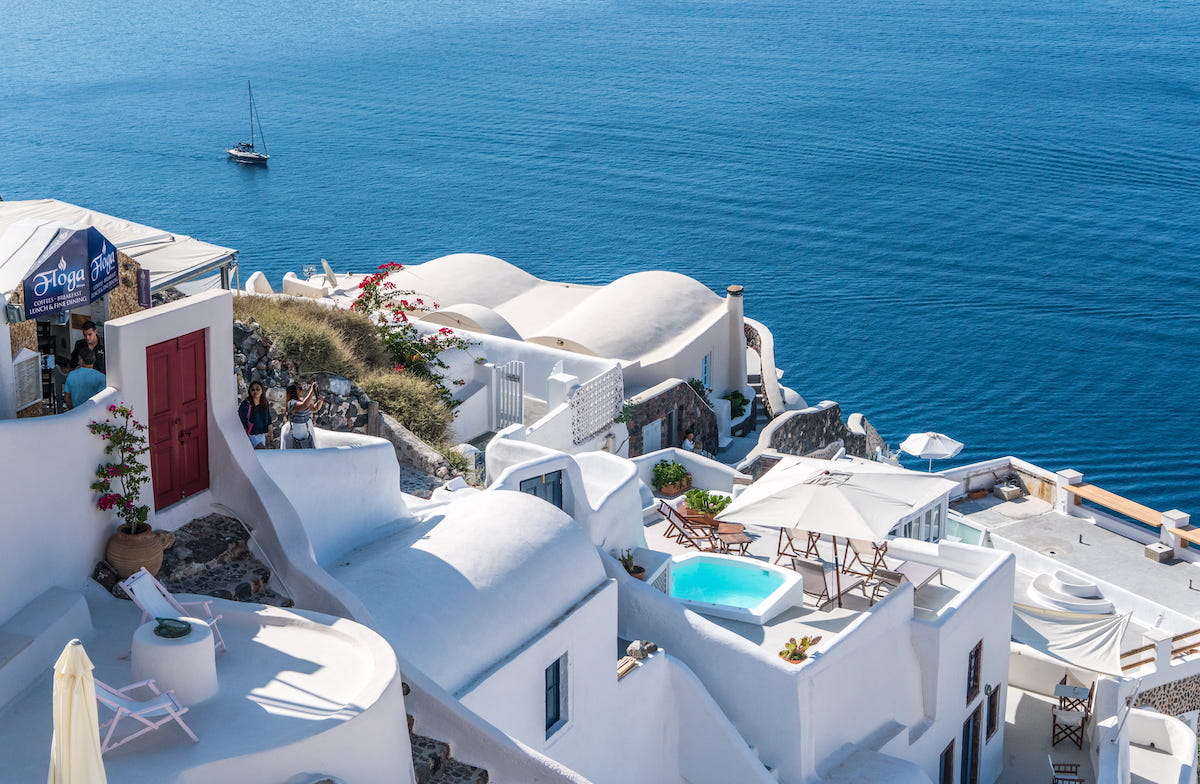
//> input picture pikrepo.com.jpg, 1200 x 784 px
$ ./laplacian   (built with g++ and OpenCV 4)
//> lines starting //> are read from the running program, lines starting //| are printed output that depends on the picture
#include <iostream>
#include <cmath>
#include "opencv2/core.hpp"
#include "opencv2/imgcodecs.hpp"
#include "opencv2/imgproc.hpp"
#include "opencv2/highgui.hpp"

using namespace std;
using namespace cv;

// calculate Laplacian
Mat calcKernel(int size, float sigma)
{
    int ctr = size / 2;
    float sum = 0;
    Mat mat = Mat::zeros(Size(size, size), CV_32F);
    // by default, matrix is stored in 1d array
    float *ptr = mat.ptr<float>(0);
    for (int i = 0; i < size * size; i++)
    {
        // calculate kernel pixel value based on x,y
        int x = i % size;
        int y = i / size;
        float e_pow = -(pow(x - ctr, 2) + pow(y - ctr, 2) + .0) / (2 * pow(sigma, 2));
        float LoG = pow(M_E, e_pow) * 4 * (pow(x - ctr, 2) + pow(y - ctr, 2)) / (2 * M_PI * pow(sigma, 2));
        // assign to the kernel
        ptr[i] = LoG;
        sum += LoG;
    }
    cout << "sum: " << sum << endl;
    // normalize the kernel by divide each pixel by the sum
    // since we didn't move ptr, it always point to the head of the array
    for (int i = 0; i < size * size; i++)
    {
        *ptr++ = *ptr / sum;
    }
    return mat;
}

int main()
{
    Mat img = imread("pikrepo.com.jpg", IMREAD_GRAYSCALE);
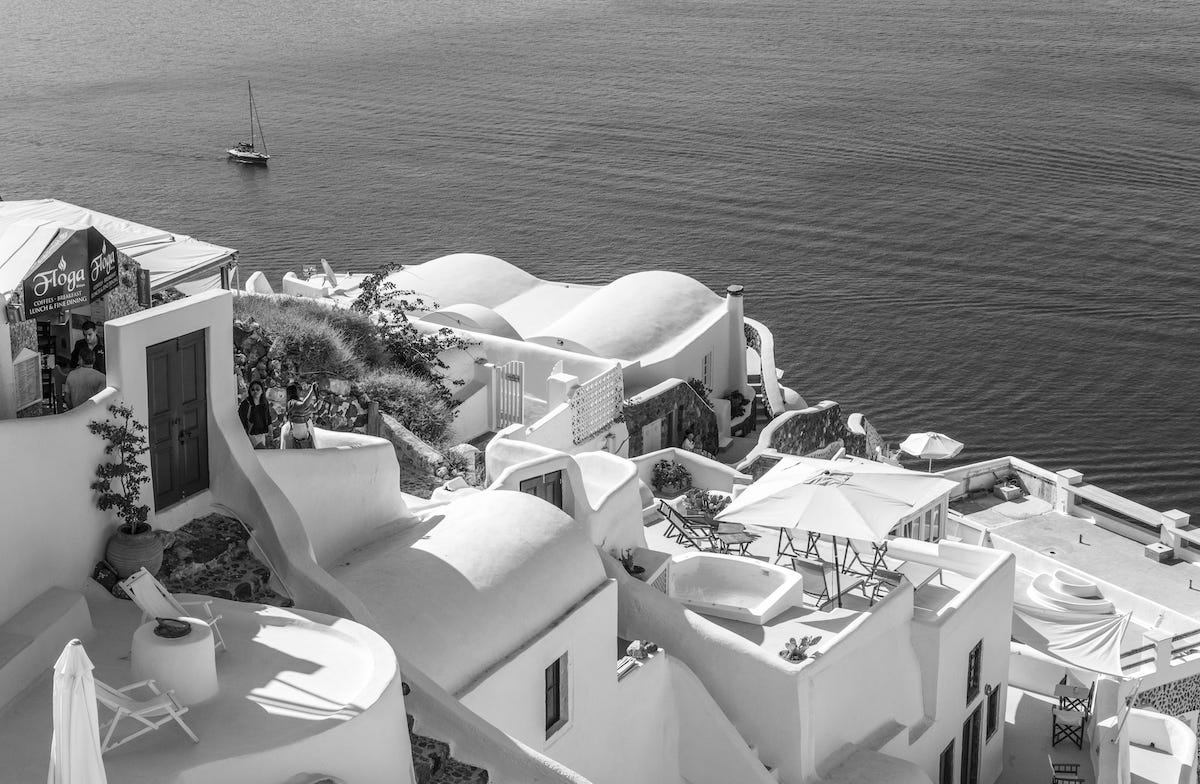
//> img: 784 rows x 1200 cols, CV_8UC1; min 0, max 255, mean 136.3
    imshow("original", img);
    cout << "depth: " << img.depth() << ", channels: " << img.channels() << endl;
//| depth: 0, channels: 1

    Mat kernel = calcKernel(5, 3);
    // the values calculated is between 0 and 1 (float), imshow will automatically map them into [0:255]. Since the values are typically small, it'll be shown as almost black
    cout << kernel << endl;
    Mat nkernel;
    normalize(kernel, nkernel, 0, 1, NORM_MINMAX);
    // to show the kernel better, we normalize those value [0,1] into [min,max]
    Mat bigkernel;
    resize(nkernel, bigkernel, Size(500, 500), 0, 0, INTER_NEAREST);
    imshow("minmax_kernel", bigkernel);
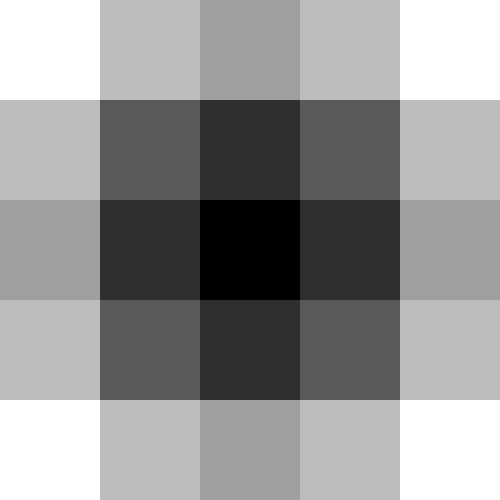
//> window 'minmax_kernel': 500 rows x 500 cols, CV_8UC1; min 0, max 255, mean 148.2

    // apply the calculated filter
    Mat out;
    filter2D(img, out, -1, kernel);
    imshow("LoG", out);

    waitKey(0);

    return 0;
}
